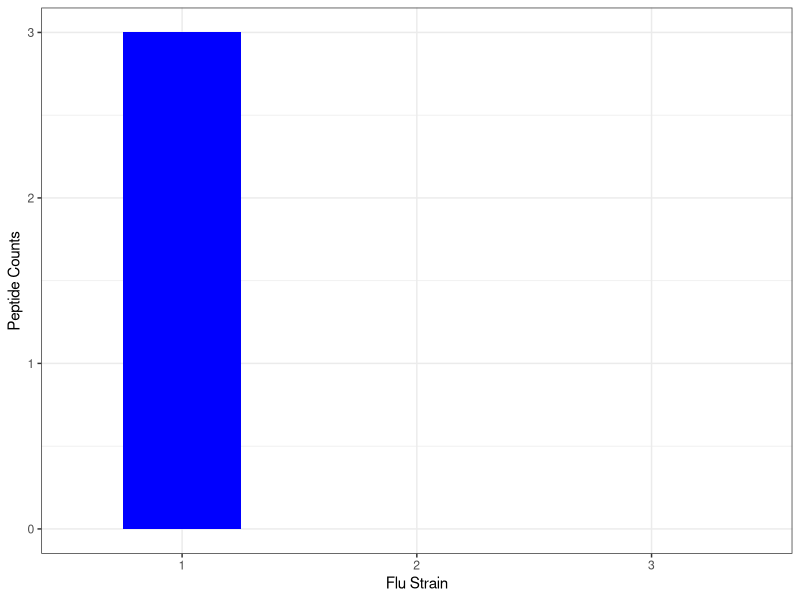

Reproduce this figure in R.
trypsinize <- function(proteins) {
  library(stringr)
  lapply(proteins, str_split_1, pattern="(?<=R|K)")
}
proteins <- list(A="LVKLHHIIFESMLKDMQRRHRVW", B="ADEFQGSMQKIEACWQSYDVQF",
                 C="MINEPFSWRLEFHLSERKYDEIM")
trypsinize(proteins)

splitpeptides_to_masses <- function(aa) {
  aa_masses <- c(A=71.037, R=156.101, N=114.042, D=115.026, C=103.009,
                 Q=128.058, E=129.042, G=57.021, H=137.058, I=113.084, L=113.084,
                 K=128.094, M=131.040, F=147.068, P=97.052, S=87.032, T=101.047,
                 W=186.079, Y=163.063, V=99.068)
  peptide_masses <- aa
  for(i in 1:length(aa)) {
    peptide_masses[[i]] <- lapply(aa[[i]],
                                  function(x) sum(aa_masses[x]))
  }
  lapply(peptide_masses, unlist)
}
aa <- list(A=list(c("L","V","K"),
                  c("L","H","H","I","I","F","E","S","M","L","K"), c("D","M","Q","R")),
           B=list(c("A","D","E","F","Q","G","S","M","Q","K"),
                  c("I","E","A","C","W","Q","S","Y","D","V","Q","F")),
           C=list(c("M","I","N","E","P","F","S","W","R"),
                  c("L","E","F","H","L","S","E","R"), c("Y","D","E","I","M")))
splitpeptides_to_masses(aa)$A
ggbarplot <- function(peptide_counts_table) {
  library(ggplot2)
  ggplot(peptide_counts_table) +
    aes(rownames(peptide_counts_table), peptide_counts) +
    geom_col(fill="blue", width=0.5) +
    theme_bw() +
    labs(x="Flu Strain", y="Peptide Counts")
}
counts_df <- data.frame(peptide_counts=c(3, 0, 0), rownames=c("A", "B","C"))
ggbarplot(counts_df)
